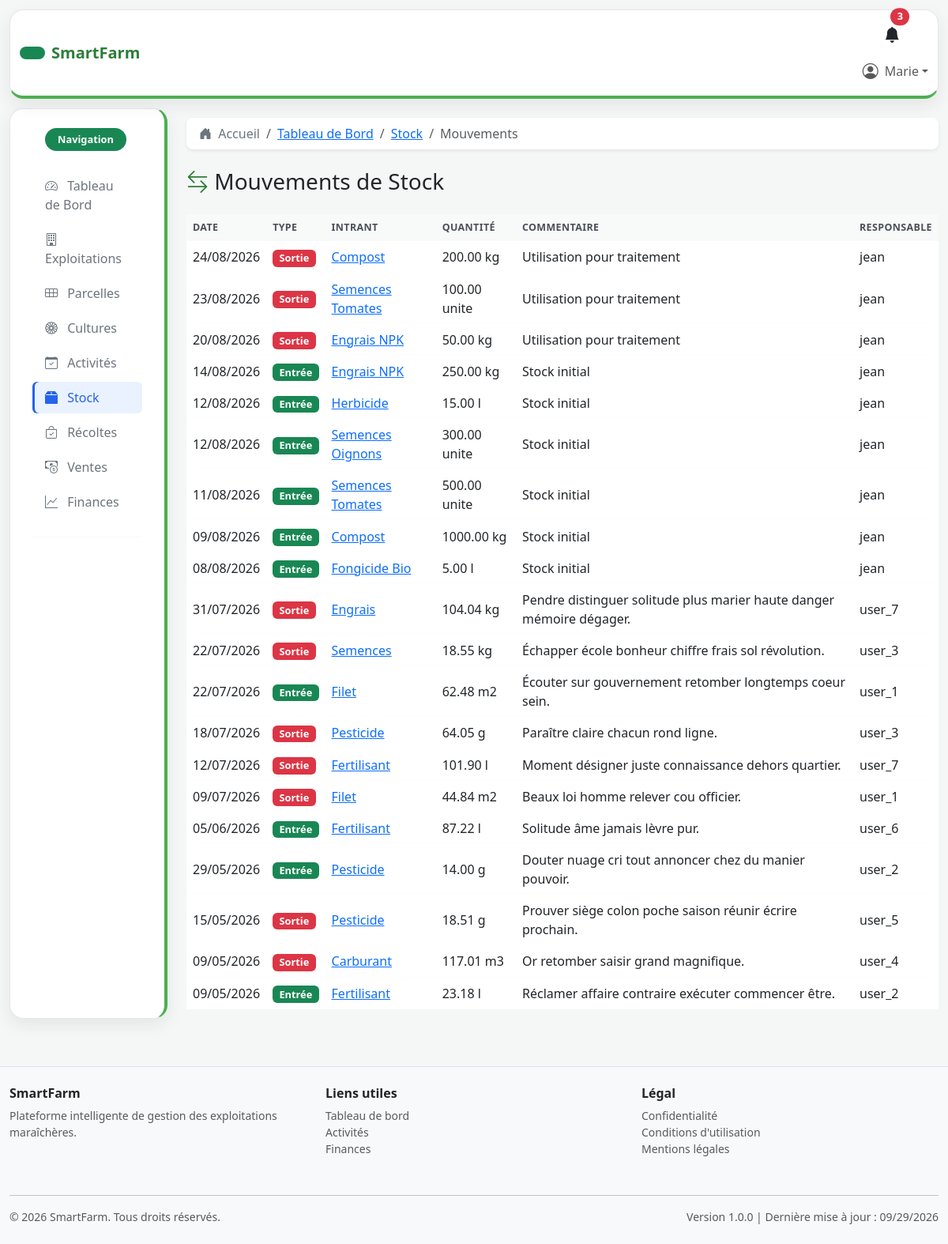
The page /stock/mouvements/ (signed in) on the database its author committed.
### stock/models.py (models this page shows, shortened)
class MouvementStock(models.Model):
    TYPE_CHOICES = [
        ('entree', 'Entrée'),
        ('sortie', 'Sortie'),
    ]
    intrant = models.ForeignKey(
        Intrant,
        on_delete=models.CASCADE,
        related_name='mouvements',
        help_text="Intrant concerné par le mouvement"
    )
    type_mouvement = models.CharField(max_length=10, choices=TYPE_CHOICES, help_text="Type de mouvement")
    quantite = models.DecimalField(max_digits=10, decimal_places=2, help_text="Quantité mouvementée")
    date_mouvement = models.DateField(help_text="Date du mouvement")
    responsable = models.ForeignKey(
        User,
        on_delete=models.SET_NULL,
        null=True,
        blank=True,
        related_name='mouvements_stock',
        help_text="Utilisateur responsable du mouvement"
    )
    commentaire = models.TextField(blank=True, help_text="Commentaire sur le mouvement")
    date_creation = models.DateTimeField(auto_now_add=True, help_text="Date de création")
    class Meta:
        verbose_name = 'Mouvement de stock'
        verbose_name_plural = 'Mouvements de stock'
        ordering = ['-date_mouvement']

class Intrant(models.Model):
    UNITE_CHOICES = [
        ('kg', 'Kilogramme'),
        ('g', 'Gramme'),
        ('l', 'Litre'),
        ('unite', 'Unité'),
        ('m2', 'Mètres carrés'),
        ('m3', 'Mètres cubes'),
    ]
    nom = models.CharField(max_length=150, help_text="Nom de l'intrant")
    description = models.TextField(blank=True, help_text="Description de l'intrant")
    quantite = models.DecimalField(max_digits=10, decimal_places=2, default=0, help_text="Quantité disponible")
    unite = models.CharField(max_length=10, choices=UNITE_CHOICES, default='kg', help_text="Unité de mesure")
    seuil_alerte = models.DecimalField(max_digits=10, decimal_places=2, null=True, blank=True, help_text="Seuil de stock bas")
    date_creation = models.DateTimeField(auto_now_add=True, help_text="Date de création")
    date_modification = models.DateTimeField(auto_now=True, help_text="Date de dernière modification")
    class Meta:
        verbose_name = 'Intrant'
        verbose_name_plural = 'Intrants'
        ordering = ['nom']

### stock/views.py (the view)
# urls.py: path('mouvements/', views.MouvementStockListView.as_view(), name='mouvements'),
class MouvementStockListView(LoginRequiredMixin, ListView):
    model = MouvementStock
    template_name = 'stock/mouvements.html'
    context_object_name = 'mouvements'
    paginate_by = 20
    def get_queryset(self):
        return MouvementStock.objects.select_related('intrant', 'responsable').order_by('-date_mouvement')

### templates/stock/mouvements.html (shortened to what this page needs)
{% extends 'base.html' %}
{% load static %}
{% block breadcrumbs %}
    <li class="breadcrumb-item"><a href="{% url 'dashboard:accueil' %}">Tableau de Bord</a></li>
    <li class="breadcrumb-item"><a href="{% url 'stock:liste_intrants' %}">Stock</a></li>
    <li class="breadcrumb-item active">Mouvements</li>
{% endblock %}
{% block content %}
<div class="row mb-4">
    <div class="col-md-12">
        <h1 class="h3 mb-0">
            <i class="bi bi-arrow-left-right text-success"></i> Mouvements de Stock
        </h1>
    </div>
</div>
<div class="row">
    <div class="col-md-12">
        <div class="card">
            <div class="table-responsive">
                <table class="table table-hover mb-0">
                    <thead class="table-light">
                        <tr>
                            <th>Date</th>
                            <th>Type</th>
                            <th>Intrant</th>
                            <th>Quantité</th>
                            <th>Commentaire</th>
                            <th>Responsable</th>
                        </tr>
                    </thead>
                    <tbody>
                        {% for mouvement in mouvements %}
                        <tr>
                            <td>{{ mouvement.date_mouvement|date:'d/m/Y' }}</td>
                            <td>
                                {% if mouvement.type_mouvement == 'entree' %}
                                    <span class="badge bg-success">Entrée</span>
                                {% else %}
                                    <span class="badge bg-danger">Sortie</span>
                                {% endif %}
                            </td>
                            <td><a href="{% url 'stock:mouvement_detail' mouvement.pk %}">{{ mouvement.intrant.nom }}</a></td>
                            <td>{{ mouvement.quantite }} {{ mouvement.intrant.unite }}</td>
                            <td>{{ mouvement.commentaire|truncatewords:10 }}</td>
                            <td>{{ mouvement.responsable|default:"-" }}</td>
                        </tr>
                        {% empty %}
                        <tr>
                            <td colspan="6" class="text-center text-muted py-4">Aucun mouvement trouvé.</td>
                        </tr>
                        {% endfor %}
                    </tbody>
                </table>
            </div>
        </div>
    </div>
</div>
{% endblock %}

### templates/includes/navbar.html (shortened to what this page needs)
<nav class="navbar navbar-light bg-white border-bottom sticky-top shadow-sm app-navbar">
    <div class="container-fluid">
        <a class="navbar-brand d-flex align-items-center gap-2" href="{% url 'dashboard:accueil' %}">
            <span class="badge bg-success rounded-pill py-2 px-3 text-white"></span>
            <span class="fs-5 fw-bold">SmartFarm</span>
        </a>
        <div class="ms-auto" id="navbarNav">
            <ul class="navbar-nav ms-auto align-items-center">
                <li class="nav-item me-2 d-none d-lg-block">
                    <a class="nav-link position-relative text-dark" href="{% url 'dashboard:accueil' %}">
                        <i class="bi bi-bell-fill fs-5"></i>
                        <span class="position-absolute top-0 start-100 translate-middle badge rounded-pill bg-danger">3</span>
                    </a>
                </li>
                <li class="nav-item dropdown">
                    <a class="nav-link dropdown-toggle d-flex align-items-center" href="#" id="userDropdown" role="button" data-bs-toggle="dropdown">
                        {% if user.is_authenticated and user.profil.photo %}
                            <img src="{{ user.profil.photo.url }}" alt="Photo de profil" class="rounded-circle" style="width: 32px; height: 32px; object-fit: cover;">
                        {% else %}
                            <i class="bi bi-person-circle fs-5"></i>
                        {% endif %}
                        <span class="ms-2">{% if user.is_authenticated %}{{ user.first_name|default:user.username }}{% else %}Invité{% endif %}</span>
                    </a>
                </li>
            </ul>
        </div>
    </div>
</nav>

### static/css/style.css (style rules this page uses)
:root { --smartfarm-primary: #2d7d3a; --smartfarm-secondary: #4caf50; --smartfarm-soft: #ecf5ed; --smartfarm-muted: #6c757d; --smartfarm-border: #e5e7eb; --smartfarm-sidebar: #ffffff; --smartfarm-sidebar-text: #6c757d; --smartfarm-sidebar-muted: #6c757d; --smartfarm-accent: #eaf2ff; --smartfarm-sidebar-active: #2563eb; }
body { background-color: #f4f7f6; color: #212529; }
.bg-body-tertiary { background-color: #f4f7f6 !important; }
.navbar { background-color: #fff !important; }
.app-navbar { min-height: 73px; margin: 0.75rem 0.75rem 0; border: 1px solid var(--smartfarm-border) !important; border-bottom: 4px solid var(--smartfarm-secondary) !important; border-radius: 1.1rem; box-shadow: 0 0.5rem 1.25rem rgba(33, 37, 41, 0.08) !important; z-index: 1030; }
.navbar-brand { color: var(--smartfarm-primary) !important; }
.card { border: none; border-radius: 0.85rem; }
.table { border-spacing: 0 0.75rem; }
.table thead th { border-bottom: none; background-color: #f8faf9; color: #495057; font-weight: 700; font-size: 0.78rem; letter-spacing: 0.03em; text-transform: uppercase; }
.table tbody tr { background-color: #fff; box-shadow: 0 0.5rem 1rem rgba(33, 37, 41, 0.04); }
.table tbody tr td, .table tbody tr th { border: none; vertical-align: middle; }
.table-responsive { overflow-x: auto; -webkit-overflow-scrolling: touch; }
.table-responsive > .table { min-width: 680px; }
.badge { font-size: 0.8rem; font-weight: 600; }
.text-success { color: var(--smartfarm-primary) !important; }

### rows shown on the page
MouvementStock: date_mouvement "24/08/2026", type_mouvement "Sortie", intrant.nom "Compost", quantite "200.00", intrant.unite "kg", commentaire "Utilisation pour traitement", responsable "jean"
MouvementStock: date_mouvement "23/08/2026", type_mouvement "Sortie", intrant.nom "Semences Tomates", quantite "100.00", intrant.unite "unite", commentaire "Utilisation pour traitement", responsable "jean"
MouvementStock: date_mouvement "20/08/2026", type_mouvement "Sortie", intrant.nom "Engrais NPK", quantite "50.00", intrant.unite "kg", commentaire "Utilisation pour traitement", responsable "jean"
MouvementStock: date_mouvement "14/08/2026", type_mouvement "Entrée", intrant.nom "Engrais NPK", quantite "250.00", intrant.unite "kg", commentaire "Stock initial", responsable "jean"
MouvementStock: date_mouvement "12/08/2026", type_mouvement "Entrée", intrant.nom "Herbicide", quantite "15.00", intrant.unite "l", commentaire "Stock initial", responsable "jean"
MouvementStock: date_mouvement "12/08/2026", type_mouvement "Entrée", intrant.nom "Semences Oignons", quantite "300.00", intrant.unite "unite", commentaire "Stock initial", responsable "jean"
MouvementStock: date_mouvement "11/08/2026", type_mouvement "Entrée", intrant.nom "Semences Tomates", quantite "500.00", intrant.unite "unite", commentaire "Stock initial", responsable "jean"
MouvementStock: date_mouvement "09/08/2026", type_mouvement "Entrée", intrant.nom "Compost", quantite "1000.00", intrant.unite "kg", commentaire "Stock initial", responsable "jean"
MouvementStock: date_mouvement "08/08/2026", type_mouvement "Entrée", intrant.nom "Fongicide Bio", quantite "5.00", intrant.unite "l", commentaire "Stock initial", responsable "jean"
MouvementStock: date_mouvement "31/07/2026", type_mouvement "Sortie", intrant.nom "Engrais", quantite "104.04", intrant.unite "kg", commentaire "Pendre distinguer solitude plus marier haute danger mémoire dégager.", responsable "user_7"
MouvementStock: date_mouvement "22/07/2026", type_mouvement "Sortie", intrant.nom "Semences", quantite "18.55", intrant.unite "kg", commentaire "Échapper école bonheur chiffre frais sol révolution.", responsable "user_3"
MouvementStock: date_mouvement "22/07/2026", type_mouvement "Entrée", intrant.nom "Filet", quantite "62.48", intrant.unite "m2", commentaire "Écouter sur gouvernement retomber longtemps coeur sein.", responsable "user_1"
MouvementStock: date_mouvement "18/07/2026", type_mouvement "Sortie", intrant.nom "Pesticide", quantite "64.05", intrant.unite "g", commentaire "Paraître claire chacun rond ligne.", responsable "user_3"
MouvementStock: date_mouvement "12/07/2026", type_mouvement "Sortie", intrant.nom "Fertilisant", quantite "101.90", intrant.unite "l", commentaire "Moment désigner juste connaissance dehors quartier.", responsable "user_7"
MouvementStock: date_mouvement "09/07/2026", type_mouvement "Sortie", intrant.nom "Filet", quantite "44.84", intrant.unite "m2", commentaire "Beaux loi homme relever cou officier.", responsable "user_1"
MouvementStock: date_mouvement "05/06/2026", type_mouvement "Entrée", intrant.nom "Fertilisant", quantite "87.22", intrant.unite "l", commentaire "Solitude âme jamais lèvre pur.", responsable "user_6"
MouvementStock: date_mouvement "29/05/2026", type_mouvement "Entrée", intrant.nom "Pesticide", quantite "14.00", intrant.unite "g", commentaire "Douter nuage cri tout annoncer chez du manier pouvoir.", responsable "user_2"
MouvementStock: date_mouvement "15/05/2026", type_mouvement "Sortie", intrant.nom "Pesticide", quantite "18.51", intrant.unite "g", commentaire "Prouver siège colon poche saison réunir écrire prochain.", responsable "user_5"
MouvementStock: date_mouvement "09/05/2026", type_mouvement "Sortie", intrant.nom "Carburant", quantite "117.01", intrant.unite "m3", commentaire "Or retomber saisir grand magnifique.", responsable "user_4"
MouvementStock: date_mouvement "09/05/2026", type_mouvement "Entrée", intrant.nom "Fertilisant", quantite "23.18", intrant.unite "l", commentaire "Réclamer affaire contraire exécuter commencer être.", responsable "user_2"

### other values the page prints
{{ user.first_name|default:user.username }} "Marie"
